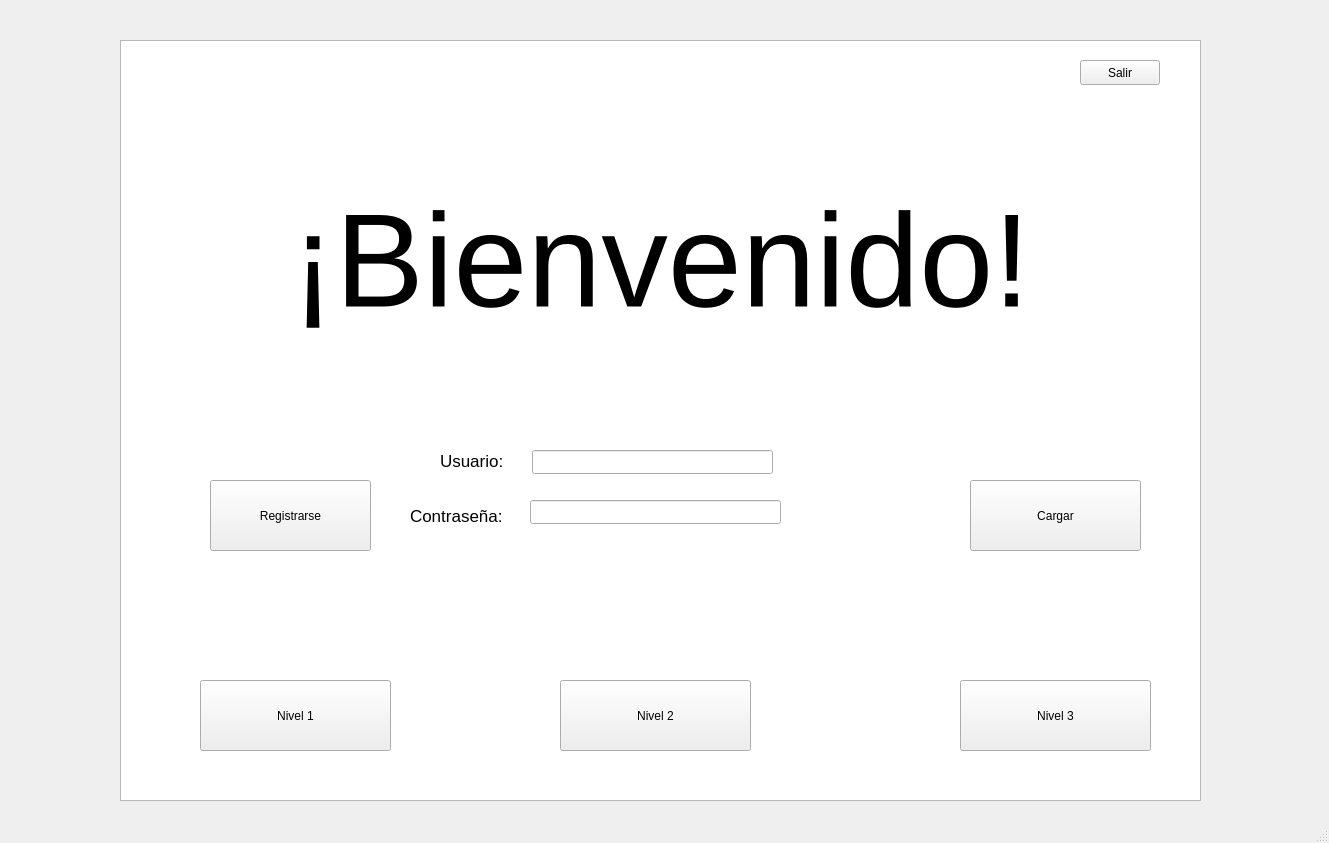
<?xml version="1.0" encoding="UTF-8"?>
<ui version="4.0">
 <class>MainWindow</class>
 <widget class="QMainWindow" name="MainWindow">
  <property name="geometry">
   <rect>
    <x>0</x>
    <y>0</y>
    <width>1329</width>
    <height>843</height>
   </rect>
  </property>
  <property name="minimumSize">
   <size>
    <width>0</width>
    <height>0</height>
   </size>
  </property>
  <property name="maximumSize">
   <size>
    <width>1920</width>
    <height>1080</height>
   </size>
  </property>
  <property name="windowTitle">
   <string>MainWindow</string>
  </property>
  <widget class="QWidget" name="centralwidget">
   <widget class="QGraphicsView" name="graphicsView">
    <property name="geometry">
     <rect>
      <x>120</x>
      <y>40</y>
      <width>1081</width>
      <height>761</height>
     </rect>
    </property>
    <property name="maximumSize">
     <size>
      <width>1081</width>
      <height>761</height>
     </size>
    </property>
    <property name="interactive">
     <bool>true</bool>
    </property>
   </widget>
   <widget class="QLabel" name="label">
    <property name="geometry">
     <rect>
      <x>120</x>
      <y>40</y>
      <width>1081</width>
      <height>441</height>
     </rect>
    </property>
    <property name="font">
     <font>
      <pointsize>100</pointsize>
     </font>
    </property>
    <property name="text">
     <string>¡Bienvenido!</string>
    </property>
    <property name="alignment">
     <set>Qt::AlignCenter</set>
    </property>
   </widget>
   <widget class="QPushButton" name="Nivel1">
    <property name="geometry">
     <rect>
      <x>200</x>
      <y>680</y>
      <width>191</width>
      <height>71</height>
     </rect>
    </property>
    <property name="text">
     <string>Nivel 1</string>
    </property>
   </widget>
   <widget class="QPushButton" name="Nivel2">
    <property name="geometry">
     <rect>
      <x>560</x>
      <y>680</y>
      <width>191</width>
      <height>71</height>
     </rect>
    </property>
    <property name="text">
     <string>Nivel 2</string>
    </property>
   </widget>
   <widget class="QPushButton" name="Nivel3">
    <property name="geometry">
     <rect>
      <x>960</x>
      <y>680</y>
      <width>191</width>
      <height>71</height>
     </rect>
    </property>
    <property name="text">
     <string>Nivel 3</string>
    </property>
   </widget>
   <widget class="QPushButton" name="Cargar">
    <property name="geometry">
     <rect>
      <x>970</x>
      <y>480</y>
      <width>171</width>
      <height>71</height>
     </rect>
    </property>
    <property name="text">
     <string>Cargar</string>
    </property>
   </widget>
   <widget class="QPushButton" name="Registrarse">
    <property name="geometry">
     <rect>
      <x>210</x>
      <y>480</y>
      <width>161</width>
      <height>71</height>
     </rect>
    </property>
    <property name="text">
     <string>Registrarse</string>
    </property>
   </widget>
   <widget class="QPushButton" name="Salir">
    <property name="geometry">
     <rect>
      <x>1080</x>
      <y>60</y>
      <width>80</width>
      <height>25</height>
     </rect>
    </property>
    <property name="text">
     <string>Salir</string>
    </property>
   </widget>
   <widget class="QLineEdit" name="lineEdit">
    <property name="geometry">
     <rect>
      <x>532</x>
      <y>450</y>
      <width>241</width>
      <height>24</height>
     </rect>
    </property>
   </widget>
   <widget class="QLabel" name="label_2">
    <property name="geometry">
     <rect>
      <x>440</x>
      <y>440</y>
      <width>91</width>
      <height>41</height>
     </rect>
    </property>
    <property name="font">
     <font>
      <pointsize>13</pointsize>
     </font>
    </property>
    <property name="text">
     <string>Usuario:</string>
    </property>
   </widget>
   <widget class="QLabel" name="label_3">
    <property name="geometry">
     <rect>
      <x>410</x>
      <y>500</y>
      <width>121</width>
      <height>31</height>
     </rect>
    </property>
    <property name="font">
     <font>
      <pointsize>13</pointsize>
     </font>
    </property>
    <property name="text">
     <string>Contraseña:</string>
    </property>
   </widget>
   <widget class="QLineEdit" name="lineEdit_2">
    <property name="geometry">
     <rect>
      <x>530</x>
      <y>500</y>
      <width>251</width>
      <height>24</height>
     </rect>
    </property>
   </widget>
  </widget>
  <widget class="QMenuBar" name="menubar">
   <property name="geometry">
    <rect>
     <x>0</x>
     <y>0</y>
     <width>1329</width>
     <height>25</height>
    </rect>
   </property>
  </widget>
  <widget class="QStatusBar" name="statusbar"/>
 </widget>
 <resources/>
 <connections/>
</ui>
